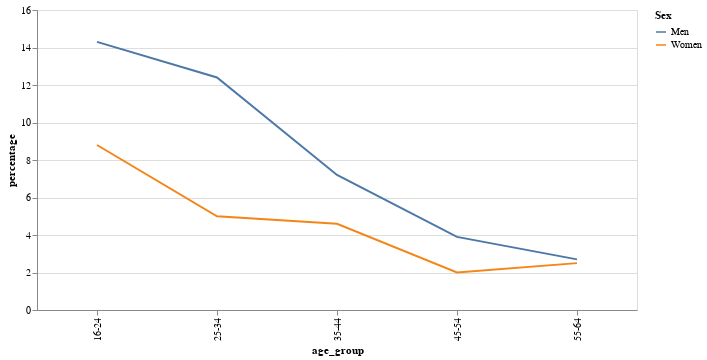

This figure's notebook cell:
### Code cell
(reflectors
 .filter(pl.col("Reflector use").eq("Never"))
 .plot.line(x = "age_group", y = "percentage", color = "Sex")
 .properties(
    width=600,
    height=300
    )
)

### Figure 1 — Vega-Lite specification as saved in the notebook (floating-point values rounded to 4 significant figures)
{"config": {"view": {"continuousWidth": 300, "continuousHeight": 300}}, "data": {"name": "data-70ba5e9649ef105c097b9c80302ecebf"}, "mark": {"type": "line", "tooltip": true}, "encoding": {"color": {"field": "Sex", "type": "nominal"}, "x": {"field": "age_group", "type": "nominal"}, "y": {"field": "percentage", "type": "quantitative"}}, "height": 300, "params": [{"name": "param_1", "select": {"type": "interval", "encodings": ["x", "y"]}, "bind": "scales"}], "width": 600, "$schema": "https://vega.github.io/schema/vega-lite/v5.20.1.json", "datasets": {"data-70ba5e9649ef105c097b9c80302ecebf": [{"Reflector use": "Never", "Sex": "Men", "age_group": "16-24", "percentage": 14.3}, {"Reflector use": "Never", "Sex": "Women", "age_group": "16-24", "percentage": 8.8}, {"Reflector use": "Never", "Sex": "Men", "age_group": "25-34", "percentage": 12.4}, {"Reflector use": "Never", "Sex": "Women", "age_group": "25-34", "percentage": 5.0}, {"Reflector use": "Never", "Sex": "Men", "age_group": "35-44", "percentage": 7.2}, {"Reflector use": "Never", "Sex": "Women", "age_group": "35-44", "percentage": 4.6}, {"Reflector use": "Never", "Sex": "Men", "age_group": "45-54", "percentage": 3.9}, {"Reflector use": "Never", "Sex": "Women", "age_group": "45-54", "percentage": 2.0}, {"Reflector use": "Never", "Sex": "Men", "age_group": "55-64", "percentage": 2.7}, {"Reflector use": "Never", "Sex": "Women", "age_group": "55-64", "percentage": 2.5}]}}
